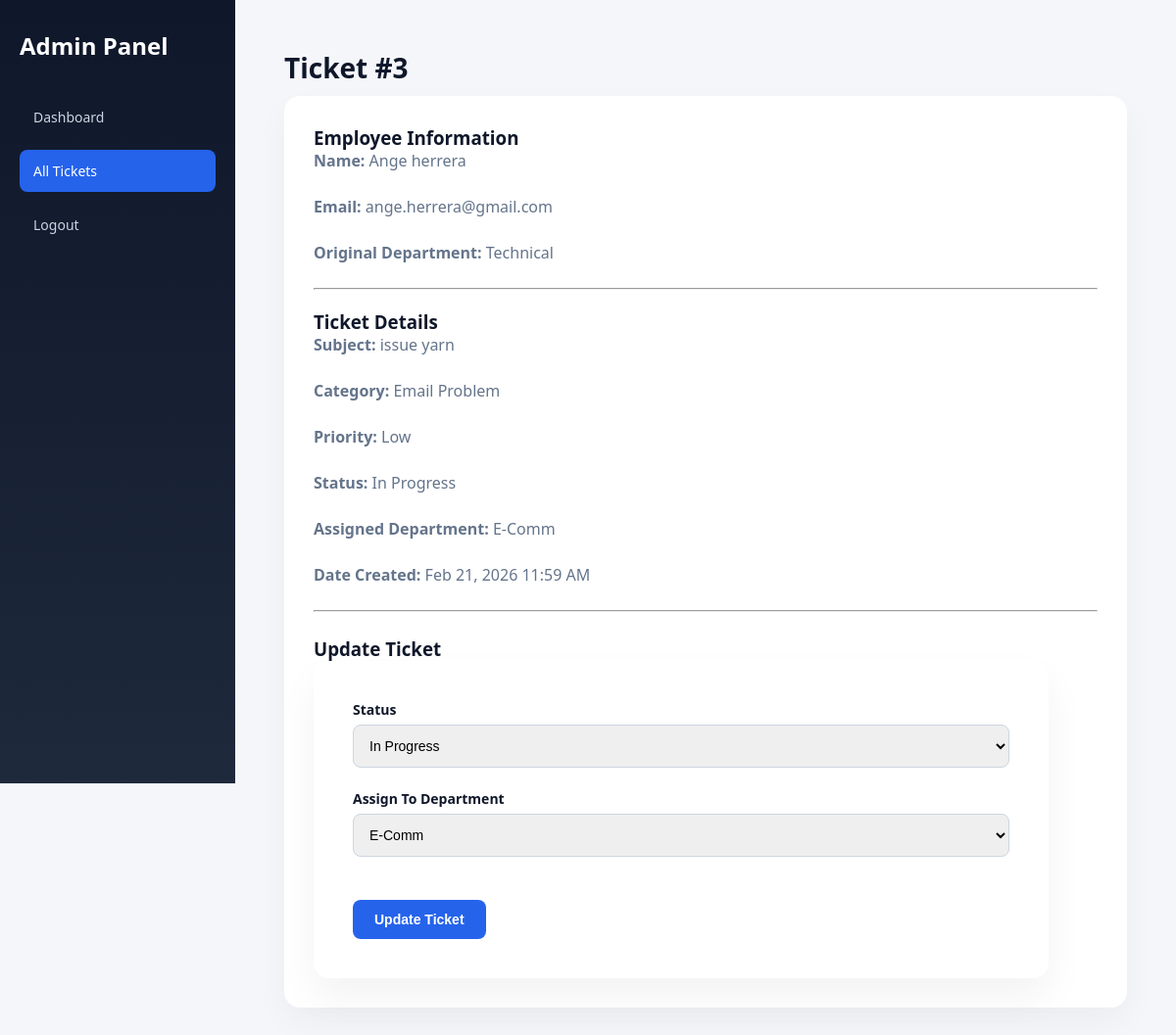
Screenshot of /ticketing/admin/update_ticket.php?id=3 (signed in) with the database file from the repository.
### tables this page shows
CREATE TABLE `employee_tickets` (
  `id` int(11) NOT NULL,
  `user_id` int(11) NOT NULL,
  `subject` varchar(255) NOT NULL,
  `category` varchar(100) NOT NULL,
  `priority` enum('Low','Medium','High','Critical') NOT NULL,
  `department` enum('IT','HR','Marketing','Admin','Technical','Accounting','Supply Chain','MPDC','E-Comm') DEFAULT NULL,
  `assigned_department` enum('IT','HR','Marketing','Admin','Technical','Accounting','Supply Chain','MPDC','E-Comm') DEFAULT NULL,
  `description` text DEFAULT NULL,
  `attachment` varchar(255) DEFAULT NULL,
  `status` enum('Open','In Progress','Resolved') DEFAULT 'Open',
  `created_at` timestamp NOT NULL DEFAULT current_timestamp(),
  `is_read` tinyint(1) DEFAULT 0
);

CREATE TABLE `users` (
  `id` int(11) NOT NULL,
  `name` varchar(100) NOT NULL,
  `email` varchar(100) NOT NULL,
  `department` varchar(100) NOT NULL,
  `password` varchar(255) NOT NULL,
  `role` enum('admin','employee') DEFAULT 'employee',
  `created_at` timestamp NOT NULL DEFAULT current_timestamp(),
  `otp_code` varchar(10) DEFAULT NULL,
  `is_verified` tinyint(1) DEFAULT 0
);

### ticketing/admin/update_ticket.php (the view, shortened to what this page needs)
<?php
require_once '../config/database.php';
$id = (int) $_GET['id'];
$conn->query("UPDATE employee_tickets SET is_read = 1 WHERE id = $id");
$stmt = $conn->prepare("
    SELECT employee_tickets.*, users.name, users.email
    FROM employee_tickets
    JOIN users ON employee_tickets.user_id = users.id
    WHERE employee_tickets.id = ?
");
$stmt->bind_param("i", $id);
$stmt->execute();
$result = $stmt->get_result();
$ticket = $result->fetch_assoc();
?>
<!DOCTYPE html>
<html>
<head>
<link rel="stylesheet" href="../css/employee.css">
</head>
<body>
<div class="sidebar">
    <h2>Admin Panel</h2>
    <a href="dashboard.php">Dashboard</a>
    <a href="all_tickets.php" class="active">All Tickets</a>
    <a href="logout.php">Logout</a>
</div>
<div class="main-content">
<h1>Ticket #<?= $ticket['id']; ?></h1>
<div class="recent">
<h3>Employee Information</h3>
<p><strong>Name:</strong> <?= htmlspecialchars($ticket['name']); ?></p>
<p><strong>Email:</strong> <?= htmlspecialchars($ticket['email']); ?></p>
<p><strong>Original Department:</strong> <?= htmlspecialchars($ticket['department']); ?></p>
<hr style="margin:20px 0;">
<h3>Ticket Details</h3>
<p><strong>Subject:</strong> <?= htmlspecialchars($ticket['subject']); ?></p>
<p><strong>Category:</strong> <?= htmlspecialchars($ticket['category']); ?></p>
<p><strong>Priority:</strong> <?= htmlspecialchars($ticket['priority']); ?></p>
<p><strong>Status:</strong> <?= htmlspecialchars($ticket['status']); ?></p>
<p><strong>Assigned Department:</strong> <?= htmlspecialchars($ticket['assigned_department']); ?></p>
<p><strong>Date Created:</strong> <?= date("M d, Y h:i A", strtotime($ticket['created_at'])); ?></p>
<hr style="margin:25px 0;">
<h3>Update Ticket</h3>
<form method="POST">
    <label>Status</label>
    <select name="status">
        <option <?= $ticket['status']=='In Progress'?'selected':'' ?>>In Progress</option>
    </select>
    <label>Assign To Department</label>
<select name="assigned_department">
    <option <?= $ticket['assigned_department']=='E-Comm'?'selected':'' ?>>E-Comm</option>
</select>
    <br><br>
    <button type="submit">Update Ticket</button>
</form>
</div>
</div>
</body>
</html>

### ticketing/css/employee.css (style rules this page uses)
* { margin: 0; padding: 0; box-sizing: border-box; }
body { font-family: 'Segoe UI', sans-serif; background: #F4F6FA; color: #0F172A; }
.sidebar { position: fixed; top: 0; left: 0; width: 240px; height: 100vh; background: linear-gradient(180deg, #0F172A, #1E293B); padding: 30px 20px; }
.main-content { margin-left: 240px; padding: 50px; min-height: 100vh; }
.sidebar h2 { color: white; margin-bottom: 35px; font-weight: 600; }
.sidebar a { display: block; color: #CBD5E1; text-decoration: none; padding: 12px 14px; margin-bottom: 12px; border-radius: 8px; transition: all 0.2s ease; font-size: 14px; }
.sidebar a:hover, .sidebar a.active { background: #2563EB; color: white; }
.main-content h1 { margin-bottom: 10px; font-size: 28px; }
.main-content p { margin-bottom: 25px; color: #64748B; }
.recent { background: white; padding: 30px; border-radius: 16px; box-shadow: 0 15px 35px rgba(0,0,0,0.04); }
form { background: white; padding: 40px; border-radius: 16px; box-shadow: 0 20px 40px rgba(0,0,0,0.05); max-width: 750px; }
form label { font-weight: 600; font-size: 14px; display: block; margin-bottom: 6px; }
form input, form select, form textarea { width: 100%; padding: 12px; border-radius: 8px; border: 1px solid #CBD5E1; margin-bottom: 22px; font-size: 14px; transition: 0.2s; }
button { background: #2563EB; color: white; border: none; padding: 12px 22px; border-radius: 8px; cursor: pointer; transition: 0.2s; font-size: 14px; font-weight: 600; }

### rows the page displays
employee_tickets: id "3", user.name "Ange herrera", user.email "ange.herrera@gmail.com", department "Technical", subject "issue yarn", category "Email Problem", priority "Low", status "In Progress", assigned_department "E-Comm", created_at "Feb 21, 2026 11:59 AM"
